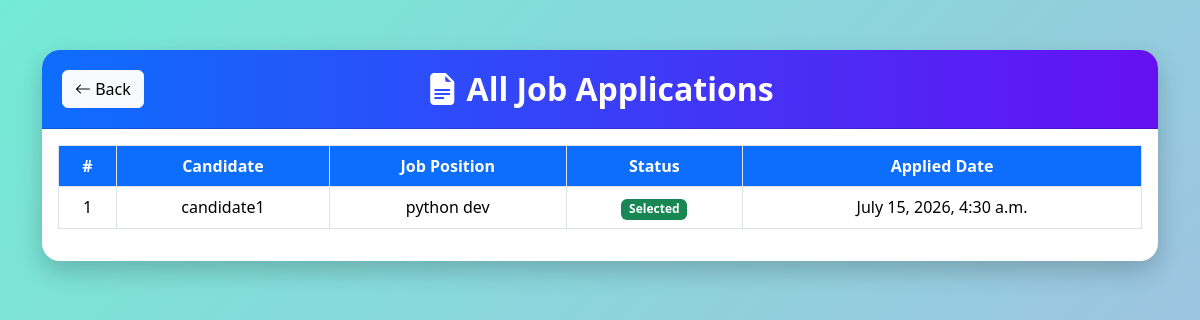
/view_all_applications/, run on an earlier commit of the app's database.
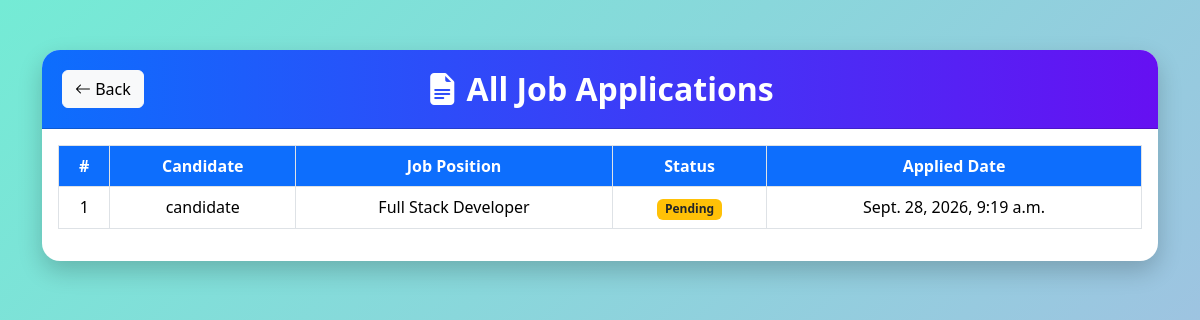
And on a later commit of the database.
### app1/models.py (models this page shows, shortened)
class Application(models.Model):
  STATUS_CHOICES = (
    ('Pending','Pending'),
    ('Selected','Selected'),
    ('Rejected','Rejected'),
  )
  candidate = models.ForeignKey(User,on_delete=models.CASCADE)
  job = models.ForeignKey(Job,on_delete=models.CASCADE)
  phone = models.CharField(max_length=15)
  qualification = models.CharField(max_length=100)
  experience = models.CharField(max_length=100)
  skills = models.TextField()
  resume = models.FileField(upload_to='resume/')
  cover_letter = models.TextField()
  status = models.CharField(max_length=20,choices=STATUS_CHOICES,default='Pending')
  applied_date = models.DateTimeField(default=timezone.now)

class User(AbstractUser):
  is_admin=models.BooleanField('Is admin',default=False)
  is_candidate=models.BooleanField('Is candidate',default=False)
  is_recruiter=models.BooleanField('Is recruiter',default=False)

class Job(models.Model):
  position = models.CharField(max_length=100)
  company_name=models.CharField(max_length=100)
  description=models.TextField()
  details=models.TextField()

### app1/views.py (the view)
# urls.py: path("view_all_applications/", views.view_all_applications, name="view_all_applications"),
def view_all_applications(request):
    applications = Application.objects.all()
    return render(request,"view_all_applications.html",{"applications": applications})

### app1/templates/view_all_applications.html (shortened to what this page needs)
<!DOCTYPE html>
<html lang="en">
<head>
    <link href="https://cdn.jsdelivr.net/npm/bootstrap@5.3.3/dist/css/bootstrap.min.css" rel="stylesheet">
    <link rel="stylesheet"
    href="https://cdn.jsdelivr.net/npm/bootstrap-icons@1.11.3/font/bootstrap-icons.min.css">
</head>
<body>
<div class="container">
    <div class="card main-card">
        <div class="card-header">
            <a href="{% url 'admin' %}" class="btn btn-light back-btn">
                <i class="bi bi-arrow-left"></i> Back
            </a>
            <h2>
                <i class="bi bi-file-earmark-text-fill"></i>
                All Job Applications
            </h2>
        </div>
        <div class="card-body">
            <table class="table table-bordered table-hover">
                <thead>
                    <tr>
                        <th>#</th>
                        <th>Candidate</th>
                        <th>Job Position</th>
                        <th>Status</th>
                        <th>Applied Date</th>
                    </tr>
                </thead>
                <tbody>
                    {% for i in applications %}
                    <tr>
                        <td>{{ forloop.counter }}</td>
                        <td>{{ i.candidate.username }}</td>
                        <td>{{ i.job.position }}</td>
                        <td>
                            {% if i.status == "Pending" %}
                                <span class="badge bg-warning text-dark">
                                    Pending
                                </span>
                            {% elif i.status == "Selected" %}
                                <span class="badge bg-success">
                                    Selected
                                </span>
                            {% elif i.status == "Rejected" %}
                                <span class="badge bg-danger">
                                    Rejected
                                </span>
                            {% endif %}
                        </td>
                        <td>{{ i.applied_date }}</td>
                    </tr>
                    {% endfor %}
                </tbody>
            </table>
        </div>
    </div>
</div>
</body>
</html>

### app1/templates/view_all_applications.html (style rules this page uses)
body { background:linear-gradient(135deg,#74ebd5,#ACB6E5); min-height:100vh; }
.main-card { margin-top:50px; border:none; border-radius:18px; overflow:hidden; box-shadow:0 10px 25px rgba(0,0,0,.2); }
.card-header { background:linear-gradient(to right,#0d6efd,#6610f2); color:white; padding:20px; position:relative; }
.card-header h2 { margin:0; text-align:center; font-weight:bold; }
.back-btn { position:absolute; left:20px; top:50%; transform:translateY(-50%); }
.table th { background:#0d6efd; color:white; text-align:center; }
.table td { text-align:center; vertical-align:middle; }

What changed in the data, as far as the page shows it:
removed Application: candidate.username "candidate1", job.position "python dev", status "Selected", applied_date "July 15, 2026, 4:30 a.m."
added Application: candidate.username "candidate", job.position "Full Stack Developer", status "Pending", applied_date "Sept. 28, 2026, 9:19 a.m."
